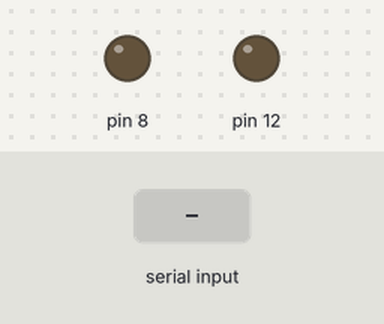
This sketch was run on a simulated Arduino Uno, built with avr-gcc and run on an emulated ATmega328P. On the bench: output pins drawn as LEDs (lit = HIGH). The test bench sets the inputs (shaded band). What the sketch prints to the serial monitor is not drawn.

Above: at 1.2 s.
1.3 s: "30,150\n" received over Serial
At 2.5 s:
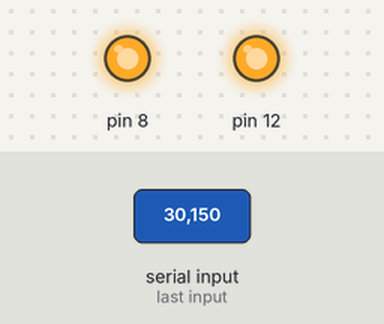
2.8 s: "90,45\n" received over Serial
At 3.8 s:
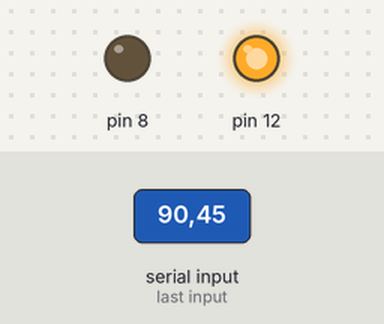
Timing chart, 0 to 5.8 s (numbered marks = the images above; inputs shaded):
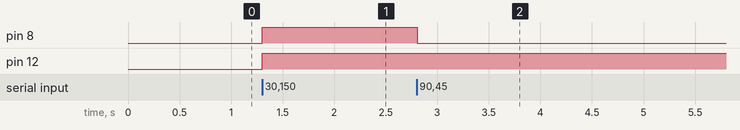

Measured:
- after the input at 1.3 s, pin 8, pin 12: LOW → HIGH at once
- after the input at 2.8 s, pin 8: HIGH → LOW at once

The sketch:

ArduinoControllerSketch.ino
```cpp
int incomingByte = 0;   // for incoming serial data

void setup(){
  Serial.begin(9600);
  pinMode(12, OUTPUT);
  pinMode(8, OUTPUT);
}


void loop(){
  // send data only when you receive data:
        if (Serial.available() > 0) {
                //digitalWrite(12, HIGH);
                // read the incoming byte:
                incomingByte = Serial.read()-'0';
                //incomingByte = Serial.read();
                Serial.println("I received "+ incomingByte);

                // say what you got:
                if(incomingByte==1){
                  digitalWrite(12, HIGH);
                }else if(incomingByte==2){
                  digitalWrite(12, LOW);
                }else if(incomingByte==3){
                  digitalWrite(8, HIGH);
                }else if(incomingByte==4){
                  digitalWrite(8, LOW);
                }
        }
}
```
